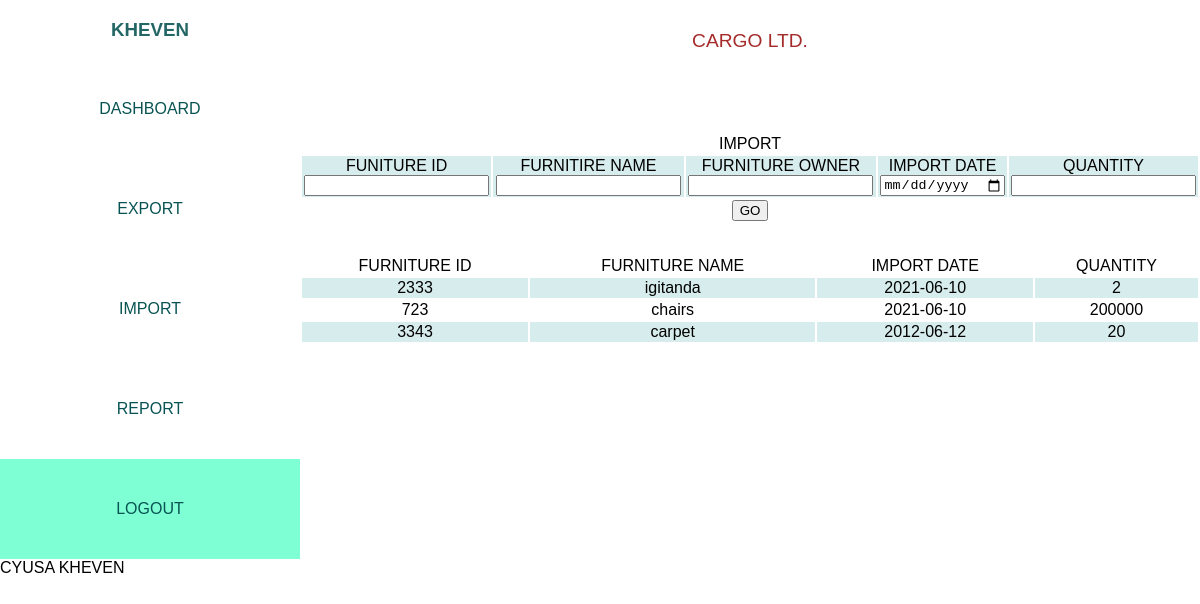
The app's page /import.php (signed in) with its own data.
### tables this page shows
CREATE TABLE `import` (
  `firnitureid` int(11) NOT NULL,
  `importdate` date NOT NULL,
  `quantity` int(11) NOT NULL
);

CREATE TABLE `furniture` (
  `firnitureid` int(11) NOT NULL,
  `furniturename` varchar(100) NOT NULL,
  `furnitureowner` varchar(100) NOT NULL
);

### import.php (the view, shortened to what this page needs)
<?php
require_once('conn.php');
?>
<!DOCTYPE html>
<html lang="en">
<head>
    <link rel="stylesheet" href="style.css">
</head>
<body>
    <div class="container">
        <div class="nav">
            <h3>
                <?php  echo strtoupper($_SESSION['user']);  ?>
            </h3>
            <ul>
                <li><a href="dashboard.php">DASHBOARD</a></li>
                <li><a href="export.php">EXPORT</a></li>
                <li><a href="import.php">IMPORT</a></li>
                <li><a href="report.php">REPORT</a></li>
                <li id="logout"><a href="logout.php">LOGOUT</a></li>
            </ul>
        </div>
        <div class="content">
            <div class="logo">CARGO LTD.</div>
            <div class="main">
                <form action="" method="post">
                    <table>
                        <tr>
                            <td colspan="5">IMPORT</td>
                        </tr>
                        <tr>
                            <td>FUNITURE ID <input type="text" name="funid" id=""></td>
                            <td>FURNITIRE NAME <input type="text" name="name" id=""> </td>
                            <td>FURNITURE OWNER <input type="text" name="owner" id=""> </td>
                            <td>IMPORT DATE <input type="date" name="date" id=""></td>
                            <td> QUANTITY <input type="number" name="quantity" id=""></td>
                        </tr>
                        <tr>
                            <td colspan="5"><input type="submit" value="GO" name='submit'></td>
                        </tr>
                    </table>
                </form>
                <div class="table">
                    <?php
                    $query = "SELECT i.firnitureid AS furid, f.furniturename AS furname, i.importdate, i.quantity FROM import i, furniture f where i.firnitureid = f.firnitureid";
                    $return = mysqli_query($conn,$query) or die(mysqli_error($conn));
                    echo "<table>";
                    echo "<tr>
                    <td>FURNITURE ID</td>
                    <td>FURNITURE NAME</td>
                    <td>IMPORT DATE</td>
                    <td>QUANTITY</td>
                    </tr>
                    ";
                    while($rows = mysqli_fetch_array($return)){
                        echo "<tr>";
                        echo "<td>".$rows['furid']."</td>";
                        echo "<td>".$rows['furname']."</td>";
                        echo "<td>".$rows['importdate']."</td>";
                        echo "<td>".$rows['quantity']."</td>";
                        echo "</tr>";
                    }
                    echo "</table>";
                    ?>
                </div>
            </div>
        </div>
    </div>
    CYUSA KHEVEN
</body>
</html>

### style.css (style rules this page uses)
body { padding: 0; margin: 0; width: 100%; font-family: "Lucida Sans", "Lucida Sans Regular", "Lucida Grande", "Lucida Sans Unicode", Geneva, Verdana, sans-serif; }
h3 { text-align: center; }
ul { display: flex; flex-direction: column; flex: 3; list-style-type: none; justify-content: center; align-items: center; padding: 0; margin: auto; }
li { height: 100px; width: 100%; display: flex; align-items: center; justify-content: center; }
a { text-decoration: none; color: rgb(8, 83, 83); }
.container { display: flex; flex-direction: row; }
.nav { flex: 1; width: 25%; height: 100%; color: rgb(35, 102, 102); }
.content { width: 75%; display: flex; justify-content: center; align-items: center; flex-direction: column; height: 100%; }
.logo { font-size: larger; margin-bottom: 50px; color: brown; margin-top: 30px; }
#logout { background: aquamarine; }
table { width: 100%; height: 70%; margin-top: 30px; }
td { text-align: center; }
tr:nth-child(even) { background: rgb(215, 236, 236); }

### records on screen
import: firnitureid "2333", firnitureid.furniturename "igitanda", importdate "2021-06-10", quantity "2"
import: firnitureid "723", firnitureid.furniturename "chairs", importdate "2021-06-10", quantity "200000"
import: firnitureid "3343", firnitureid.furniturename "carpet", importdate "2012-06-12", quantity "20"

### other values on screen
$_SESSION['user'] "KHEVEN"
